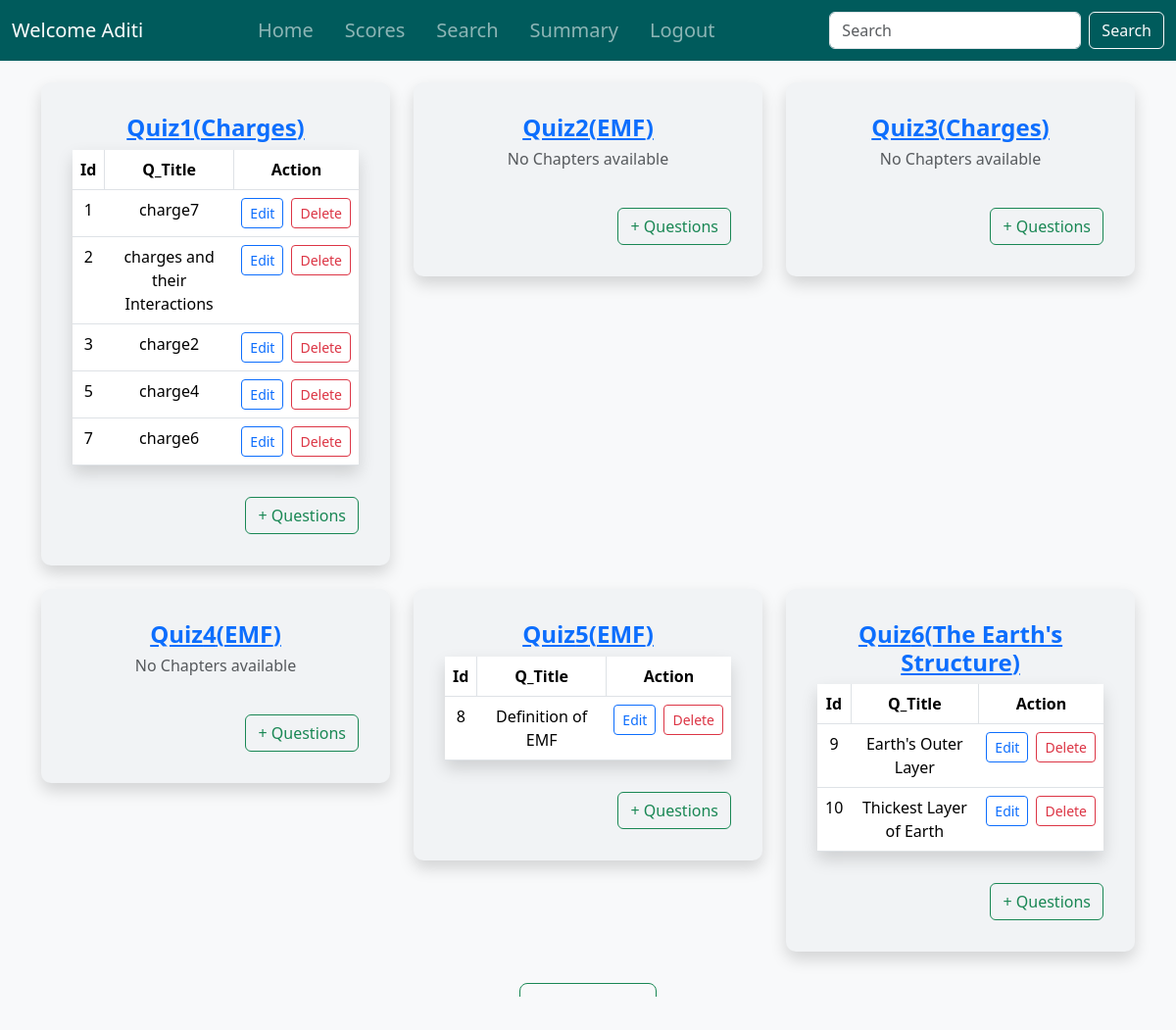
/admin/quiz_management (signed in), run on the app's committed database.
### controllers/models.py (models this page shows, shortened)
class User(db.Model, UserMixin):
    __tablename__ = 'user'
    id = db.Column(db.Integer, primary_key=True)
    fullname = db.Column(db.String(200), nullable=False)
    email = db.Column(db.String(150), unique=True, nullable=False)
    username = db.Column(db.String(100), unique=True, nullable=False)
    dob = db.Column(db.Date, nullable=False)
    qualification = db.Column(db.String(200))
    document_path = db.Column(db.String(length=200), nullable=False)  # Path to uploaded document
    password = db.Column(db.String(60), nullable=False)

class Quiz(db.Model):
    id = db.Column(db.Integer, primary_key=True)
    chapter_id = db.Column(db.Integer, db.ForeignKey('chapter.id'), nullable=False)
    subject_id = db.Column(db.Integer, db.ForeignKey('subject.id'), nullable=False)
    date_of_quiz = db.Column(db.DateTime, default=func.now())
    time_duration = db.Column(db.String(10))  # HH:MM format
    remarks = db.Column(db.Text)
    questions = db.relationship('Question', backref='quiz', cascade='all, delete-orphan')
    scores = db.relationship('Score', backref='quiz', cascade='all, delete-orphan')
    subject = db.relationship('Subject', backref='quizzes')

class Chapter(db.Model):
    id = db.Column(db.Integer, primary_key=True)
    name = db.Column(db.String(200), nullable=False, unique=True)
    description = db.Column(db.Text, nullable=False)
    no_of_quizes = db.Column(db.Integer, nullable=False) # I don't know how to use this stuff.
    subject_id = db.Column(db.Integer, db.ForeignKey('subject.id'), nullable=False)
    quizzes = db.relationship('Quiz', backref='chapter', cascade='all, delete-orphan')

class Question(db.Model):
    id = db.Column(db.Integer, primary_key=True)
    quiz_id = db.Column(db.Integer, db.ForeignKey('quiz.id'), nullable=False)
    question_title = db.Column(db.String(30), nullable=False)
    question_statement = db.Column(db.Text, nullable=False)
    option1 = db.Column(db.String(255), nullable=False)
    option2 = db.Column(db.String(255), nullable=False)
    option3 = db.Column(db.String(255), nullable=False)
    option4 = db.Column(db.String(255), nullable=False)
    correct_option = db.Column(db.Integer, nullable=False)  # Stores option number (1-4)

### controllers/routes.py (the view)
@app.route('/admin/quiz_management')
@login_required
def quiz_management():
    quizes = Quiz.query.all()
    return render_template('quiz_management.html', quizes=quizes)

### controllers/models.py (called while the page is built)
@login_manager.user_loader
def load_user(user_id):
    try:
        user_type, id = user_id.split('-')
        id = int(id)
        if user_type == 'admin':
            return Admin.query.get(id)
        else:
            return User.query.get(id)
    except (ValueError, AttributeError):
        print(f"ERROR: Invalid user_id: {user_id}")
        return None

### controllers/templates/quiz_management.html (shortened to what this page needs)
{% extends 'base.html' %}
{% block content %}
<div class="container mt-4">
    <div class="row g-4 d-flex justify-content-center">
        {% if quizes %}
            {% for quiz in quizes %}
                <div class="col-md-4">
                    <div class="card p-3 shadow">
                        <div class="card-body">
                            <h4 class="fw-bold text-center"><a href="#">Quiz{{ quiz.id }}({{quiz.chapter.name}})</a></h4>
                            <table class="table table-hover shadow">
                                {% if quiz.questions %}
                                    <thead>
                                        <tr>
                                            <th scope="col" class="text-center border-end">Id</th>
                                            <th scope="col" class="text-center border-end">Q_Title</th>
                                            <th scope="col" class="text-center">Action</th>
                                        </tr>
                                    </thead>
                                    <tbody>
                                        {% for question in quiz.questions %}
                                            <tr>
                                                <td class="text-center">{{ question.id }}</td>
                                                <td class="text-center">{{ question.question_title }}</td>
                                                <td class="text-center">
                                                    <div class="d-flex justify-content-center gap-2">
                                                        <a href="#" class="btn btn-outline-primary btn-sm">Edit</a>
                                                        <form action="#" method="POST" onsubmit="return confirm('Are you sure you want to delete this service?')">
                                                            <button type="submit" class="btn btn-outline-danger btn-sm">Delete</button>
                                                        </form>
                                                    </div>
                                                </td>
                                            </tr>
                                        {% endfor %}
                                    </tbody>
                                {% else %}
                                    <h6 class="text-center text-muted">No Chapters available</h6>
                                {% endif %}
                            </table>
                            <div class="row mt-3">
                                <div class="col text-end mt-3">
                                    <a href="{{url_for('add_question', quiz_id=quiz.id)}}" class="btn btn-outline-success">+ Questions</a>
                                </div>
                            </div>
                        </div>
                    </div>
                </div>
            {% endfor %}
        {% else %}
            <div class="container"><h3 style="color: #808080;">No Quizes! Consider creating one.</h3></div>
        {% endif %}
    </div>
</div>
<div class="row mt-3">
    <div class="col text-center mt-3">
        <a href="#" class="btn btn-outline-success btn-lg">+ New Quiz</a>
    </div>
</div>
{% endblock %}

### controllers/templates/base.html (shortened to what this page needs)
<!doctype html>
<html lang="en">
<head>
    <link rel="stylesheet" href="https://cdnjs.cloudflare.com/ajax/libs/font-awesome/6.0.0-beta3/css/all.min.css">
    <link href="https://cdn.jsdelivr.net/npm/bootstrap@5.3.3/dist/css/bootstrap.min.css" rel="stylesheet"
>
    <link rel="stylesheet" href="../static/styles.css">
</head>
<body class="d-flex flex-column min-vh-100">
    <header>
        <nav class="navbar navbar-expand-lg navbar-dark fixed-top color custom-navbar">
            <div class="container-fluid">
                {% if current_user.is_authenticated %}
                <a class="navbar-brand me-auto" href="#">
                    Welcome {{ current_user.username if current_user.username else current_user.email.split('@')[0] }}
                </a>
                <div class="collapse navbar-collapse justify-content-center" id="navbarNavAltMarkup">
                    <div class="navbar-nav">
                        <a class="nav-link fs-5 px-3 py-2" aria-current="page" href="{{url_for('dashboard')}}">Home</a>
                        {% if current_user.__tablename__ == 'admin' %}
                            <a class="nav-link fs-5 px-3 py-2" href="{{url_for('quiz_management')}}">Quiz</a>
                        {% elif current_user.__tablename__ == 'user' %}
                            <a class="nav-link fs-5 px-3 py-2" href="{{ url_for('quiz_scores', user_id=current_user.id)}}">Scores</a>
                        {% endif %}
                        <a class="nav-link fs-5 px-3 py-2" href="{{url_for('search')}}">Search</a>
                        <a class="nav-link fs-5 px-3 py-2" href="{{url_for('summary')}}">Summary</a>
                        <a class="nav-link fs-5 px-3 py-2" href="{{url_for('logout')}}">Logout</a>
                    </div>
                </div>
                <form class="d-flex ms-auto">
                    <input class="form-control me-2" type="search" placeholder="Search" aria-label="Search">
                    <button class="btn btn-outline-light" type="submit">Search</button>
                </form>
                {% endif %}
            </div>
        </nav>
    </header>
    <main class="flex-grow-1">
        {% block content %}
        {% endblock %}
    </main>
</body>
</html>

### controllers/static/styles.css (style rules this page uses)
body { padding-top: 60px; }
.custom-navbar { background-color: #005B5C; }

### controllers/templates/quiz_management.html (style rules this page uses)
body { background-color: #f8f9fa; }
.card { border: none; transition: transform 0.2s ease-in-out; background-color: #f1f3f5; border-radius: 10px; }

### data on the page
User: username "Aditi"
Quiz: id "1", chapter.name "Charges"
Question: id "1", question_title "charge7"
Question: id "2", question_title "charges and their Interactions"
Question: id "3", question_title "charge2"
Question: id "5", question_title "charge4"
Question: id "7", question_title "charge6"
Quiz: id "2", chapter.name "EMF", shows "No Chapters available"
Quiz: id "3", chapter.name "Charges", shows "No Chapters available"
Quiz: id "4", chapter.name "EMF", shows "No Chapters available"
Quiz: id "5", chapter.name "EMF"
Question: id "8", question_title "Definition of EMF"
Quiz: id "6", chapter.name "The Earth's Structure"
Question: id "9", question_title "Earth's Outer Layer"
Question: id "10", question_title "Thickest Layer of Earth"
